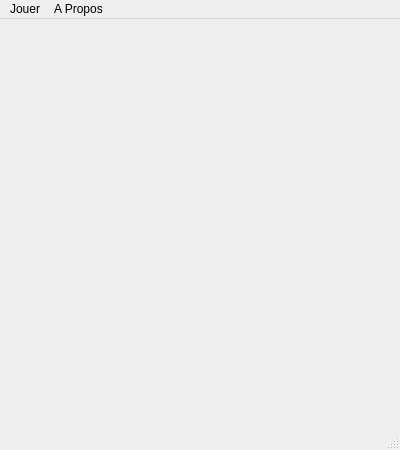
<?xml version="1.0" encoding="UTF-8"?>
<ui version="4.0">
 <class>MainWindow</class>
 <widget class="QMainWindow" name="MainWindow">
  <property name="geometry">
   <rect>
    <x>0</x>
    <y>0</y>
    <width>400</width>
    <height>450</height>
   </rect>
  </property>
  <property name="minimumSize">
   <size>
    <width>400</width>
    <height>450</height>
   </size>
  </property>
  <property name="maximumSize">
   <size>
    <width>400</width>
    <height>450</height>
   </size>
  </property>
  <property name="windowTitle">
   <string>MainWindow</string>
  </property>
  <widget class="QWidget" name="centralWidget"/>
  <widget class="QMenuBar" name="menuBar">
   <property name="geometry">
    <rect>
     <x>0</x>
     <y>0</y>
     <width>400</width>
     <height>25</height>
    </rect>
   </property>
   <widget class="QMenu" name="menuJouer">
    <property name="title">
     <string>Jouer</string>
    </property>
    <addaction name="actionJoueur_1_commence"/>
    <addaction name="actionJoueur_2_commence"/>
   </widget>
   <widget class="QMenu" name="menuA_Propos">
    <property name="title">
     <string>A Propos</string>
    </property>
   </widget>
   <addaction name="menuJouer"/>
   <addaction name="menuA_Propos"/>
  </widget>
  <widget class="QStatusBar" name="statusBar"/>
  <action name="actionJoueur_1_commence">
   <property name="text">
    <string>Joueur 1 commence</string>
   </property>
  </action>
  <action name="actionJoueur_2_commence">
   <property name="text">
    <string>Joueur 2 commence</string>
   </property>
  </action>
 </widget>
 <layoutdefault spacing="6" margin="11"/>
 <resources/>
 <connections/>
</ui>
